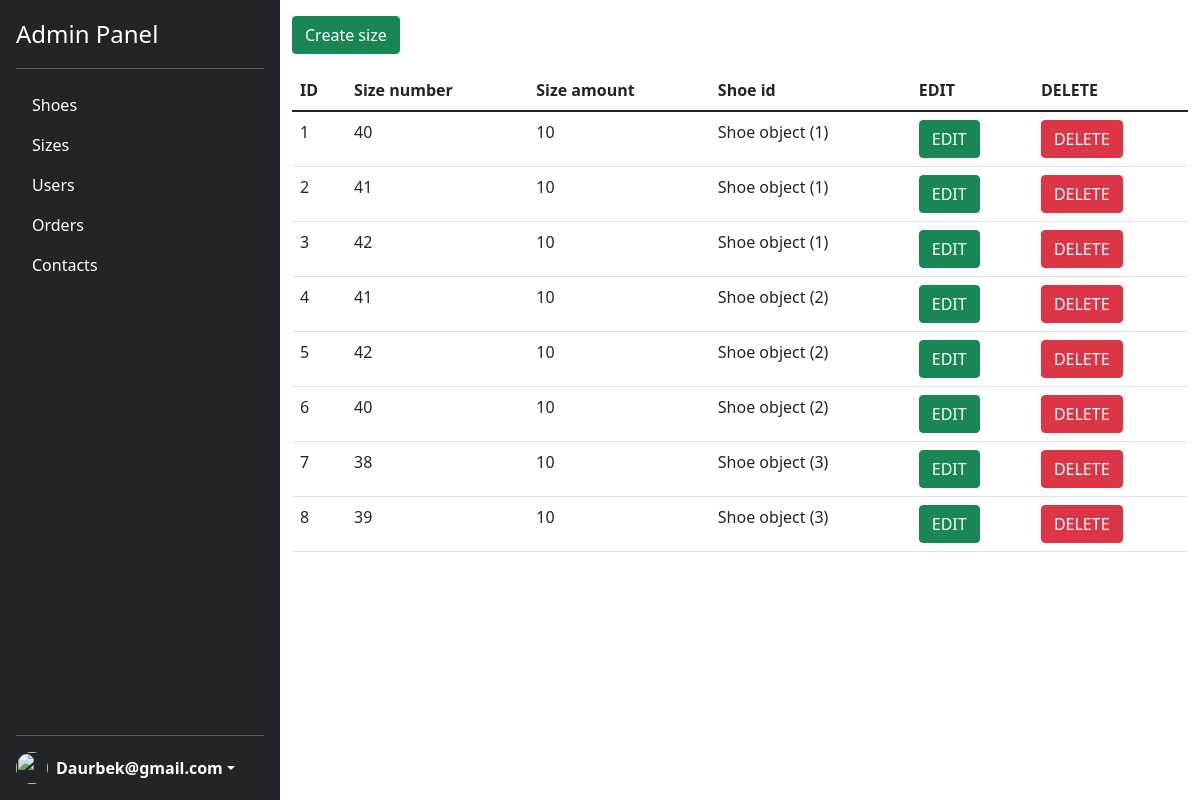
Page /adminSizes/ (signed in) on the earlier database version.
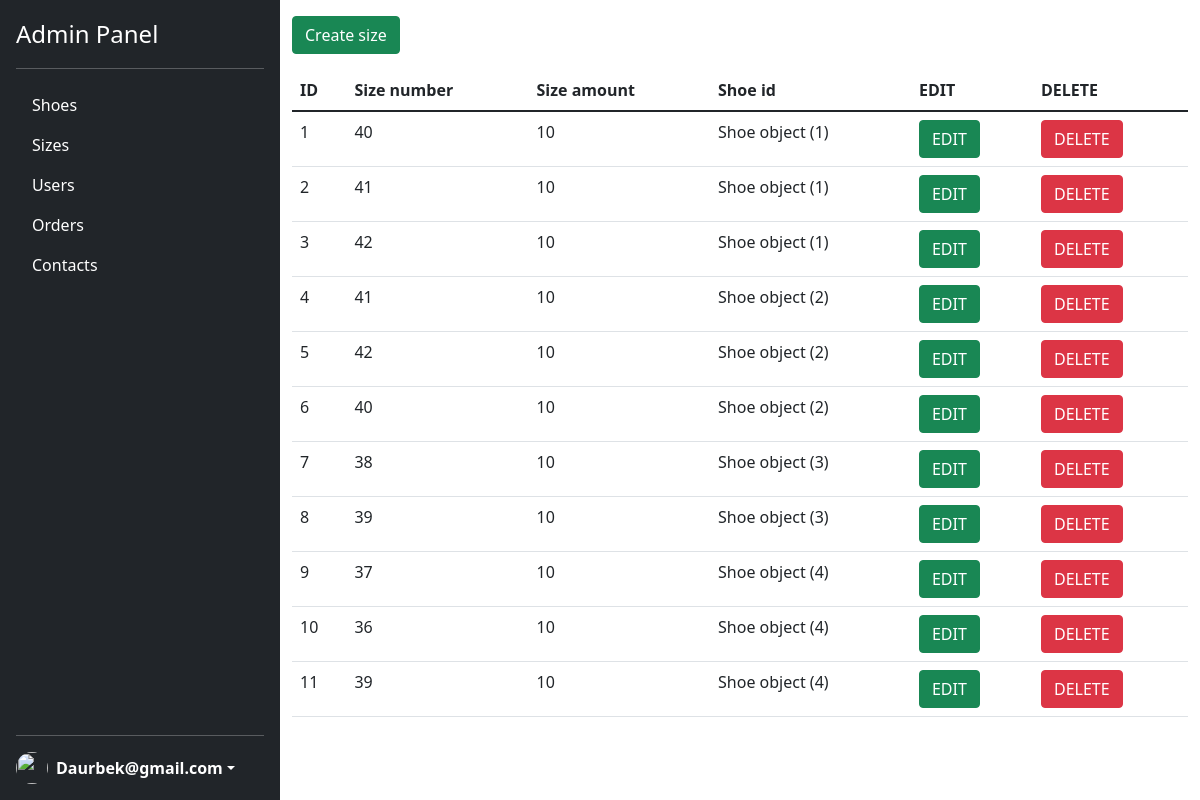
Same page on the later database version.
### Nike/models.py (models this page shows)
class Size(models.Model):
    shoeId=models.ForeignKey(Shoe, on_delete=models.CASCADE)
    sizeNumb = models.IntegerField(default=0)
    sizeAmount=models.PositiveIntegerField(default=0)

class Shoe(models.Model):
    name=models.CharField(max_length=100)
    genderId=models.ForeignKey(Gender, on_delete=models.CASCADE)
    price=models.IntegerField(default=0)
    description=models.TextField(default='')
    color=models.CharField(max_length=100)
    image=models.ImageField(upload_to='shoes',default='shoes/default.png')

### Nike/views.py (the view)
# urls.py: path('adminSizes/',showSizes),
@login_required
def showSizes(request):
    if request.user.is_superuser:
        return render(request, 'Admin_templates/adminSizes.html', context={'sizes': getAllSizes()})
    else:
        return redirect('/')

### Nike/DBmanager.py (called while the page is built)
def getAllSizes():
    return Size.objects.all()

### Nike/templates/Admin_templates/adminSizes.html
{% extends 'Admin_templates/adminPanel.html' %}
{% load static %}
{% block adminContainer %}
            <div class="container">
                           <div class="row mt-3">
                                 <div class="col">
                                    <a href="/adminPanel/createSize" class="btn btn-success ml-auto">Create size</a>
                                        <table class="table mt-3">
                                              <thead class="thead-dark">
                                                    <tr>
                                                          <th scope="col">ID</th>
                                                          <th scope="col">Size number</th>
                                                          <th scope="col">Size amount</th>
                                                          <th scope="col">Shoe id</th>
                                                          <th scope="col">EDIT</th>
                                                          <th scope="col">DELETE</th>
                                                    </tr>
                                              </thead>
                                              <tbody>
                                                   {% for size in sizes %}
                                                       <tr>
                                                              <td>{{ size.id }}</td>
                                                              <td>{{ size.sizeNumb }}</td>
                                                              <td>{{ size.sizeAmount }}</td>
                                                              <td>{{ size.shoeId }}</td>
                                                              <td>
                                                                <a href="/adminPanel/editSize?id={{ size.id }}" class="btn btn-success ml-auto">EDIT</a>
                                                              </td>
                                                              <td>
                                                                <a href="/adminPanel/deleteSize?id={{ size.id }}" class="btn btn-danger ml-auto">DELETE</a>
                                                              </td>
                                                       </tr>
                                                   {% endfor %}
                                              </tbody>
                                        </table>
                                 </div>
                           </div>
                      </div>
{% endblock adminContainer %}

Differences in the rows shown:
added Size: id "9", sizeNumb "37", sizeAmount "10", shoeId "Shoe object (4)"
added Size: id "10", sizeNumb "36", sizeAmount "10", shoeId "Shoe object (4)"
added Size: id "11", sizeNumb "39", sizeAmount "10", shoeId "Shoe object (4)"
